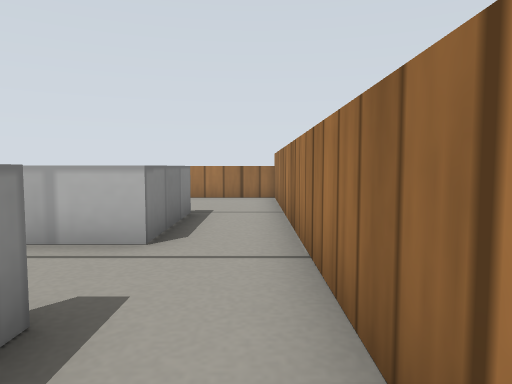
View 1 (above)

16 first-person views from a walk through a robot-simulator world made for Gazebo. The camera is 0.25 m above the floor, tilts 4° down and sees 70° across. The floor is counted in squares, 0.25 m on a side. Each view is taken from the middle of a square. On the plan, view 1 faces up. The plan holds only what a view shows up to about 13 squares ahead; the rest is blank. Gazebo's built-in surfaces are drawn with simple patterns.

View 2
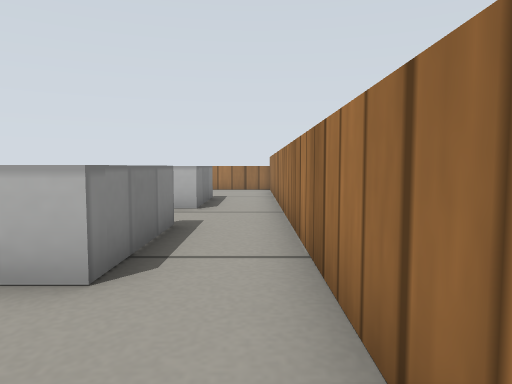

View 3
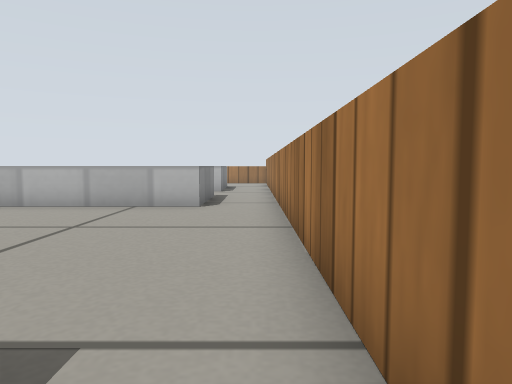

View 4
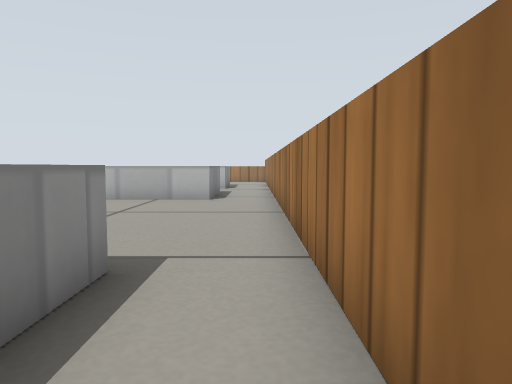

View 5
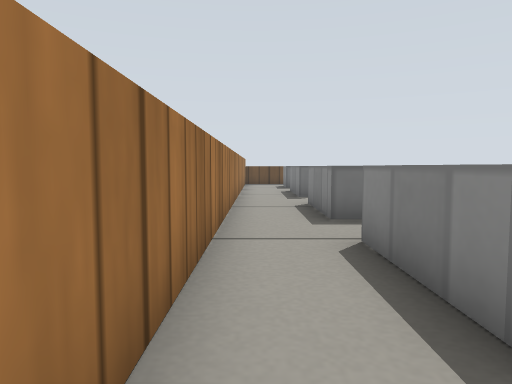

View 6
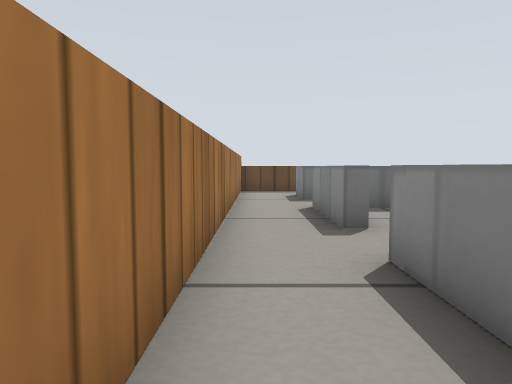

View 7
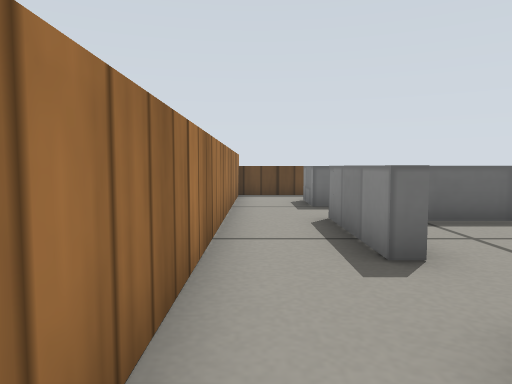

View 8
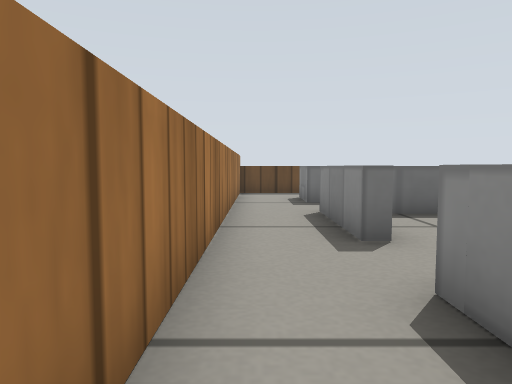

View 9
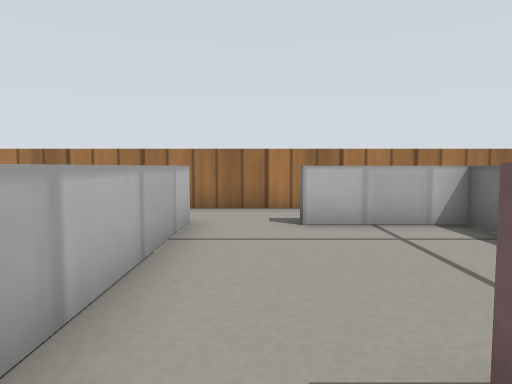

View 10
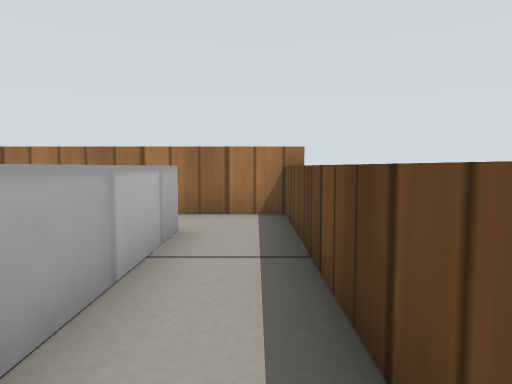

View 11
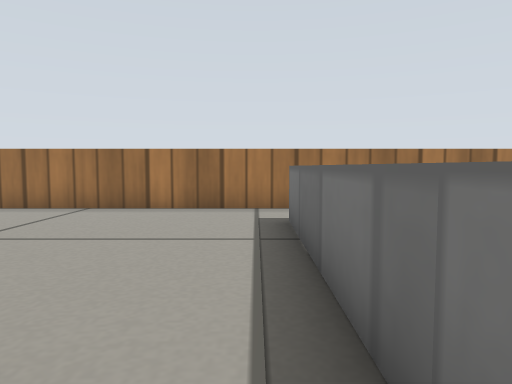

View 12
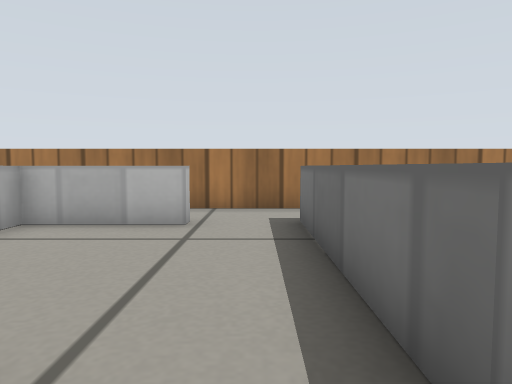

View 13
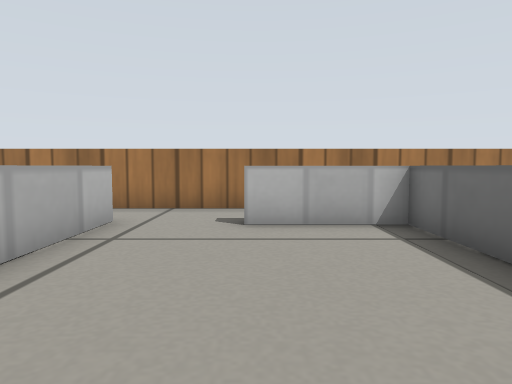

View 14
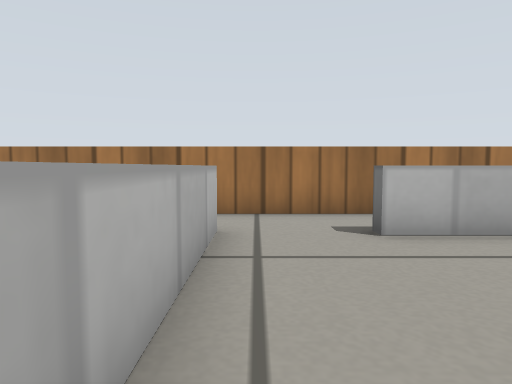

View 15
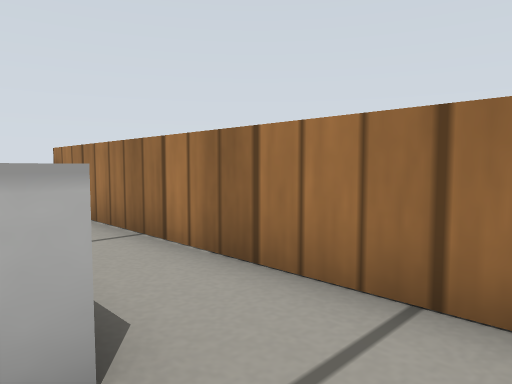

View 16
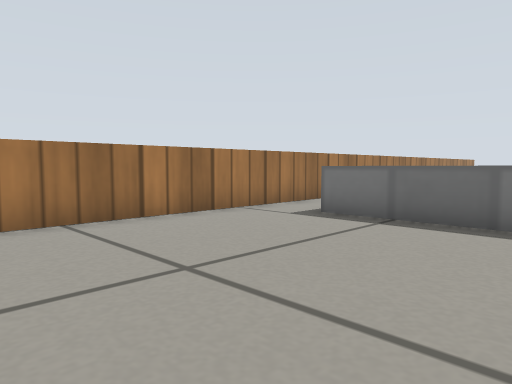

### Floor plan
Points are (right, up) in squares from view 1. A wall is a line through its corners. A room is listed if a view was taken in it or the views show most of it. See-through windows are left out.
Room 1 (views 1, 2, 3, 4, 5, 6, 7, 8, 10, 11, 13, 14, 15, 16)
walls: (-7.3, -8.6) (-1.4, -8.6) (-1.4, -11.8); (-4.4, -0.6) (-1.8, -0.6) (-1.8, 2.2) (-1.4, 2.2) (-1.4, -1) (-6.4, -1); (-1.4, -13.8) (-1.4, -16.8); (-1.8, -18.8) (-1.4, -18.8) (-1.4, -22); (-1.4, 7.9) (-1.4, 4.6) (-6.3, 4.6); (-1.9, -24) (-1.4, -24) (-1.4, -25.8) (-5.4, -25.8); (0.6, 11.6) (-2.1, 11.6); (-6.2, -27.6) (0.6, -27.6); (0.6, -28.1) (0.6, 12)
ways out: opening at (-2, -18) to room 2; opening at (-2, -12.5) to room 3; opening at (-2, 9.5)
Room 2 (view 9)
walls: (-4.8, -21.6) (-1.8, -21.6) (-1.8, -18.8); (-1.4, -16.8) (-6.4, -16.8)
ways out: opening at (-2, -18) to room 1
Room 3 (view 12)
walls: (-7, -13.8) (-1.4, -13.8); (-1.4, -11.8) (-1.8, -11.8) (-1.8, -9)
ways out: opening at (-2, -12.5) to room 1

Positions as (right, up) in squares from view 1, and headings:
1: (0, 0), facing up
2: (0, -4), facing up
3: (0, -10), facing up
4: (0, -12), facing up
5: (0, -7), facing down
6: (0, -13), facing down
7: (0, -15), facing down
8: (0, -14), facing down
9: (-8, -18), facing right
10: (-7, -27), facing right
11: (-8, -8), facing right
12: (-8, -13), facing right
13: (-8, 2), facing right
14: (-7, 4), facing right
15: (-2, 3), facing up-right
16: (-6, -2), facing down-right
